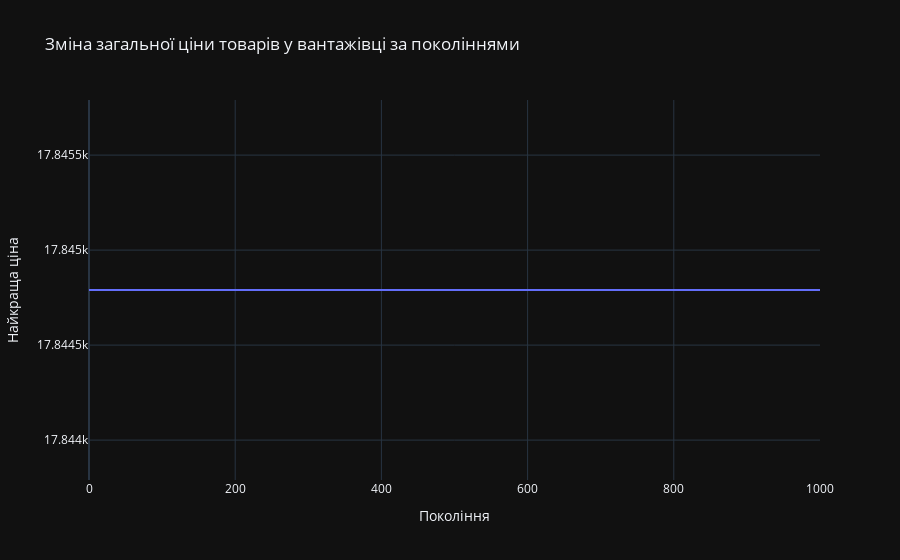

Notebook code for this chart:
### Markdown cell above
## Виводимо криву навчання

### Code cell
show_learning_curve(ga_instance)

### Figure 1 — Plotly figure (JSON) as saved in the notebook; plotly's stock layout.template omitted (floating-point values rounded to 4 significant figures; data arrays with more than 128 entries replaced by an {"elided": "..."} marker saying what was removed)
{"data": [{"hovertemplate": "x=%{x}<br>y=%{y}<extra></extra>", "legendgroup": "", "line": {"color": "#636efa", "dash": "solid"}, "marker": {"symbol": "circle"}, "mode": "lines", "name": "", "showlegend": false, "x": {"elided": "1001 int values"}, "xaxis": "x", "y": {"elided": "1001 float values"}, "yaxis": "y", "type": "scattergl"}], "layout": {"xaxis": {"anchor": "y", "domain": [0.0, 1.0], "title": {"text": "Покоління"}}, "yaxis": {"anchor": "x", "domain": [0.0, 1.0], "title": {"text": "Найкраща ціна"}}, "legend": {"tracegroupgap": 0}, "title": {"text": "Зміна загальної ціни товарів у вантажівці за поколіннями"}}}
